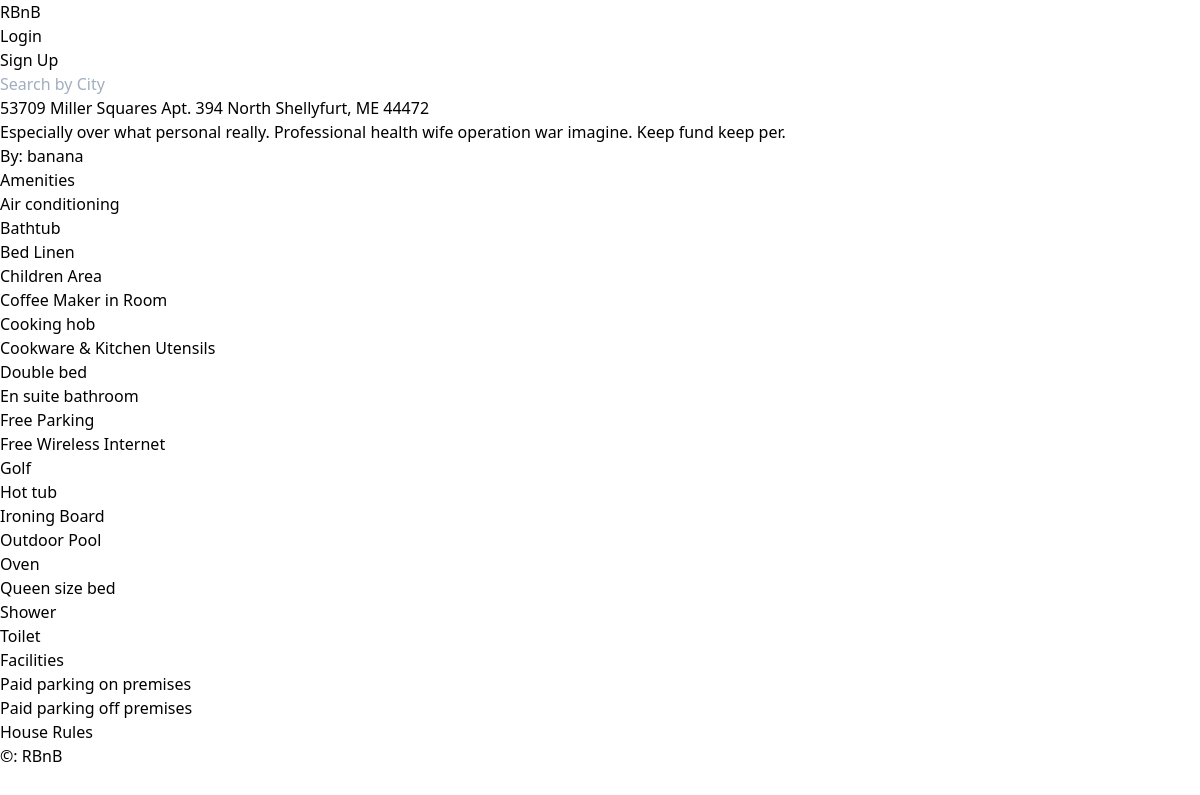
Before: /rooms/29 with the older database file.
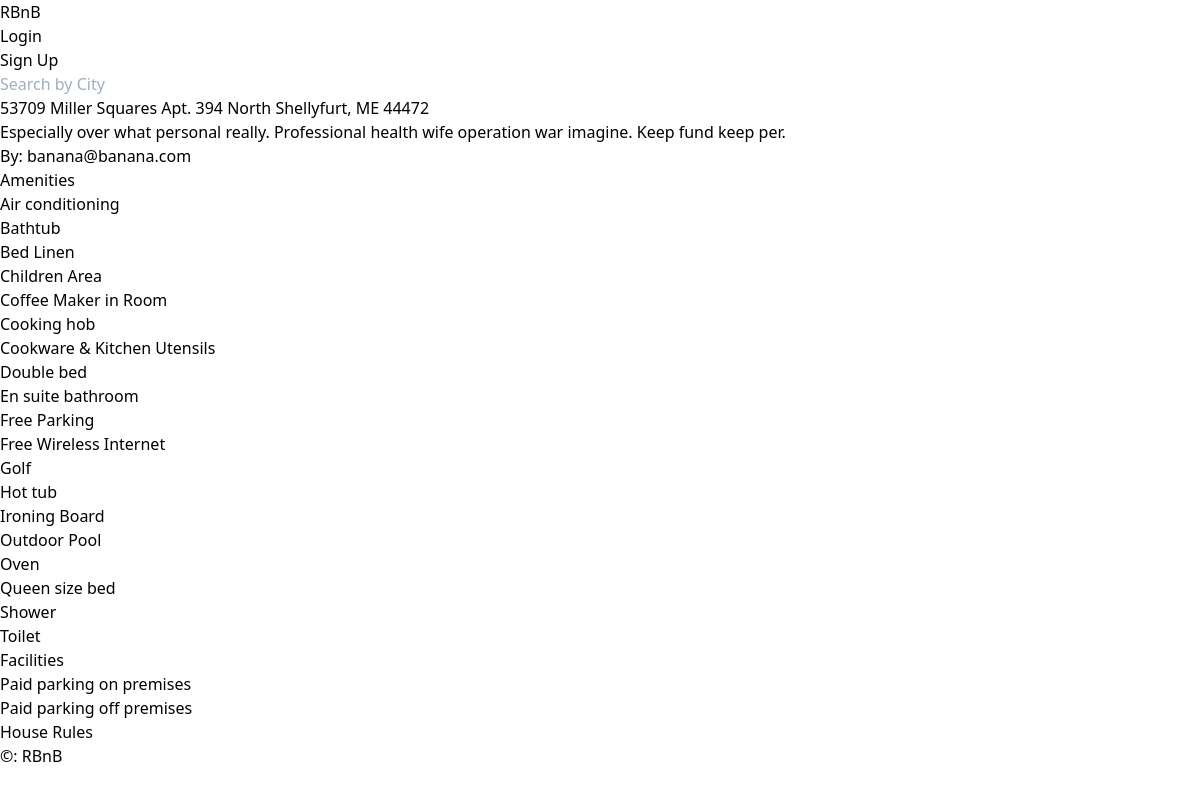
After: the same page with the newer database file.
### rooms/models.py (models this page shows, shortened)
class Room(core_models.TimeStampedModel):
    name = models.CharField(max_length=140)
    description = models.TextField()
    country = CountryField()
    city = models.CharField(max_length=80)
    price = models.IntegerField()
    address = models.CharField(max_length=140)
    guests = models.IntegerField(help_text="How many people will be staying?")
    beds = models.IntegerField()
    bedrooms = models.IntegerField()
    baths = models.IntegerField()
    check_in = models.TimeField()
    check_out = models.TimeField()
    instant_book = models.BooleanField(default=False)
    host = models.ForeignKey(
        "users.User", related_name="rooms", on_delete=models.CASCADE
    )
    room_type = models.ForeignKey(
        "RoomType", related_name="rooms", on_delete=models.SET_NULL, null=True
    )
    amenities = models.ManyToManyField("Amenity", related_name="rooms", blank=True)
    facilities = models.ManyToManyField("Facility", related_name="rooms", blank=True)
    house_rules = models.ManyToManyField("HouseRule", related_name="rooms", blank=True)

class AbstractItem(core_models.TimeStampedModel):
    name = models.CharField(max_length=80)
    class Meta:
        abstract = True
    def __str__(self):
        return self.name

class Amenity(AbstractItem):
    class Meta:
        verbose_name_plural = "Amenities"

class Facility(AbstractItem):
    class Meta:
        verbose_name_plural = "Facilities"

### users/models.py (models this page shows, shortened)
class User(AbstractUser):
    GENDER_MALE = "male"
    GENDER_FEMALE = "female"
    GENDER_OTHER = "other"
    GENDER_CHOICES = {
        (GENDER_MALE, "Male"),
        (GENDER_FEMALE, "Female"),
        (GENDER_OTHER, "Other"),
    }
    LANGUAGE_ENGLIST = "en"
    LANGUAGE_KOREAN = "kr"
    LANGUAGE_CHOICES = {(LANGUAGE_ENGLIST, "English"), (LANGUAGE_KOREAN, "Korean")}
    CURRENCY_USD = "usd"
    CURRENCY_KRW = "krw"
    CURRENCY_CHOICES = {(CURRENCY_USD, "USD"), (CURRENCY_KRW, "KRW")}
    LOGIN_EMAIL = "email"
    LOGIN_GITHUB = "github"
    LOGIN_KAKAO = "kakao"
    LOGIN_CHOICES = (
        (LOGIN_EMAIL, "Email"),
        (LOGIN_GITHUB, "Github"),
        (LOGIN_KAKAO, "Kakao"),
    )
    avatar = models.ImageField(upload_to="avatars", blank=True)
    gender = models.CharField(choices=GENDER_CHOICES, max_length=10, blank=True)
    bio = models.TextField(blank=True)
    birthdate = models.DateField(blank=True, null=True)
    language = models.CharField(
        choices=LANGUAGE_CHOICES, max_length=3, blank=True, default=LANGUAGE_KOREAN
    )
    currency = models.CharField(
        choices=CURRENCY_CHOICES, max_length=3, blank=True, default=CURRENCY_KRW
    )
    superhost = models.BooleanField(default=False)
    email_verified = models.BooleanField(default=False)
    email_secret = models.CharField(max_length=20, default="", blank=True)
    login_method = models.CharField(
        max_length=50, choices=LOGIN_CHOICES, default=LOGIN_EMAIL
    )

### rooms/views.py (the view)
# urls.py: path("<int:pk>", views.RoomDetail.as_view(), name="detail"),
class RoomDetail(DetailView):
    model = models.Room

### templates/rooms/room_detail.html (shortened to what this page needs)
{% extends "base.html" %}
{% block content %}
<div>
    <h3>{{room.name}}</h3>
    <h5>{{room.description}}</h5>
</div>
<div>
    <h2>By: {{room.host.username}}
    </h2>
    <h3>Amenities</h3>
    <ul>
        {% for a in room.amenities.all %}
        <li>{{a}}</li>
        {% endfor %}
    </ul>
    <h3>Facilities</h3>
    <ul>
        {% for a in room.facilities.all %}
        <li>{{a}}</li>
        {% endfor %}
    </ul>
    <h3>House Rules</h3>
</div>
{% endblock %}

### templates/base.html (shortened to what this page needs)
{% load static %}
<!DOCTYPE html>
<html>
<head>
    <link rel="stylesheet" href="{% static "css/styles.css" %}" />
</head>
<body>
    <header>
        {% include "partials/nav.html" %}
        {% block search-bar %}
        <form method="get" action="{% url "rooms:search" %}">
            <input name="city" placeholder="Search by City" />
        </form>
        {% endblock search-bar %}
    </header>
    {% block content %} {% endblock content %}
    {% include "partials/footer.html"%}
</body>
</html>

### templates/partials/nav.html
<a href="{% url "core:home" %}">RBnB</a>
<ul>
    {% if user.is_authenticated %}
    <li><a href="{% url "users:logout" %}">Log out</a></li>
    {% else %}
    <li><a href="{% url "users:login" %}">Login</a></li>
    <li><a href="{% url "users:signup" %}">Sign Up</a></li>
    {% endif %}
</ul>

### templates/partials/footer.html
<footer>
    &copy: RBnB
</footer>

Changed rows visible on the page:
changed through a linked row, Room "53709 Miller Squares Apt. 394 North Shellyfurt, ME 44472": host.username "banana" → "banana@banana.com"
